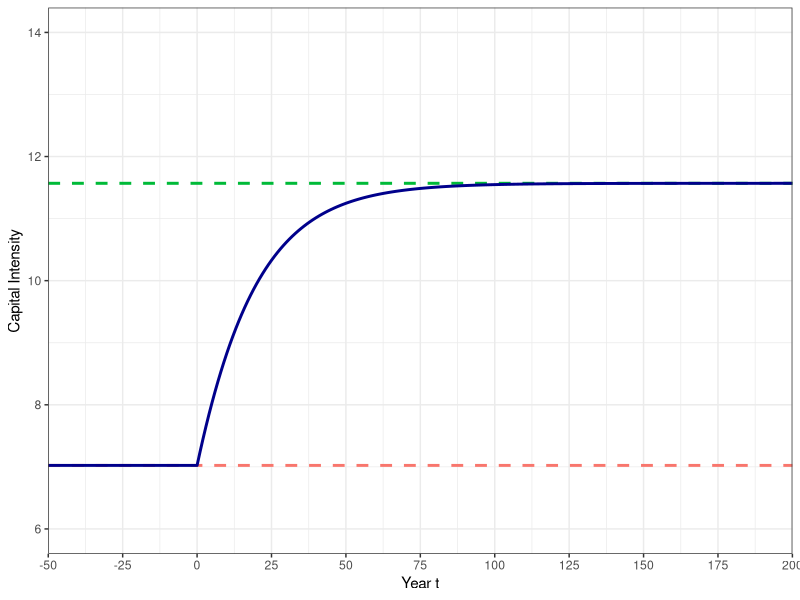
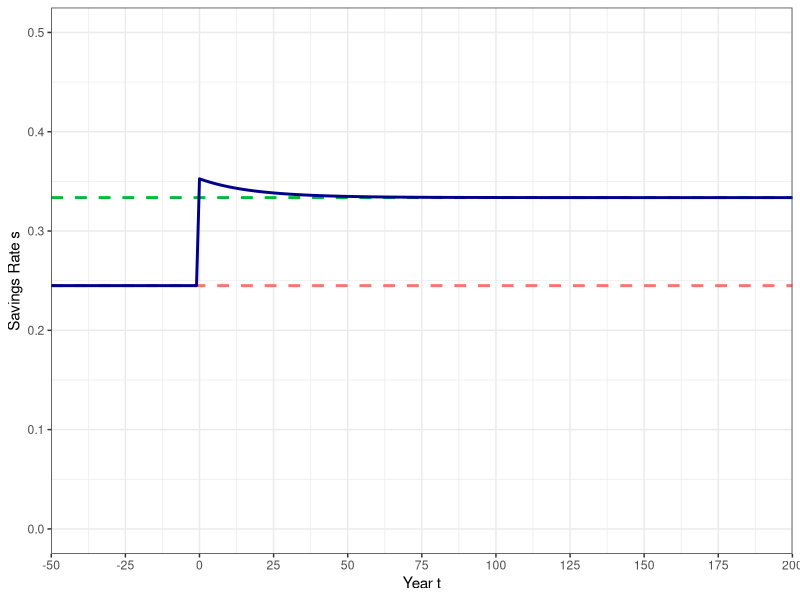
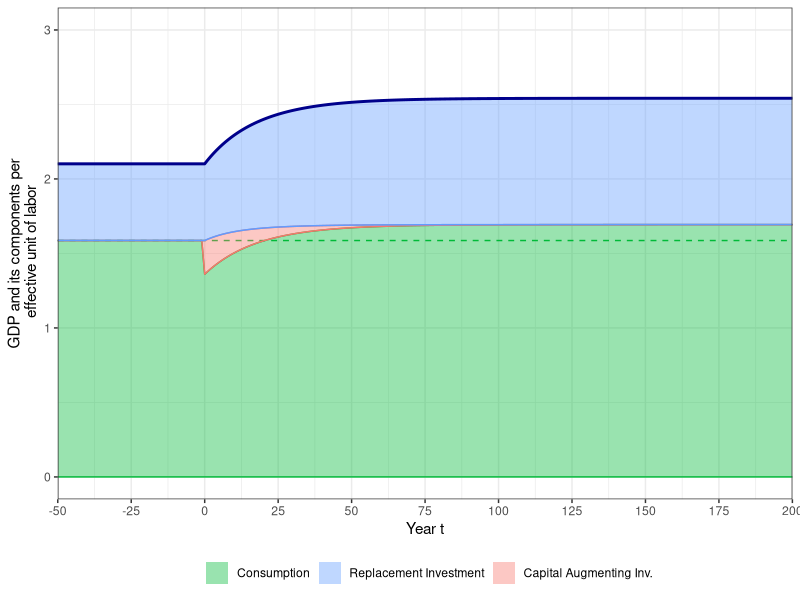
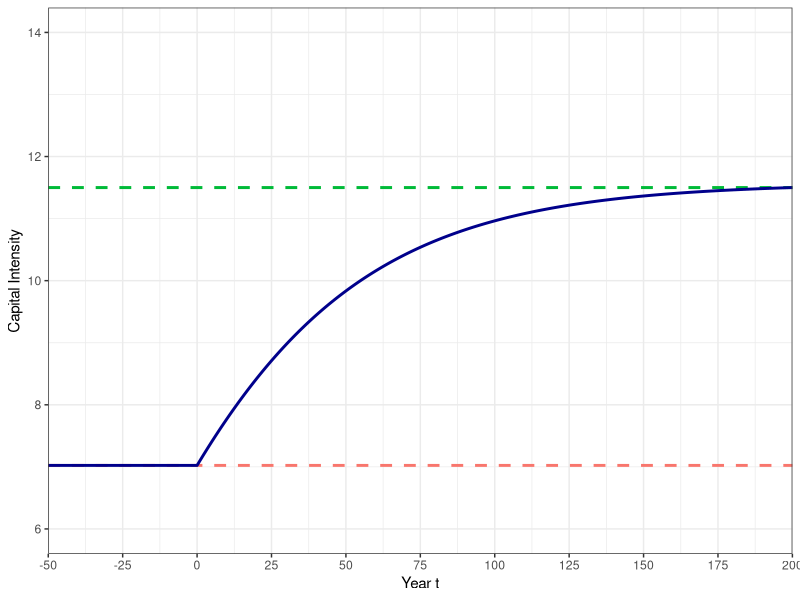
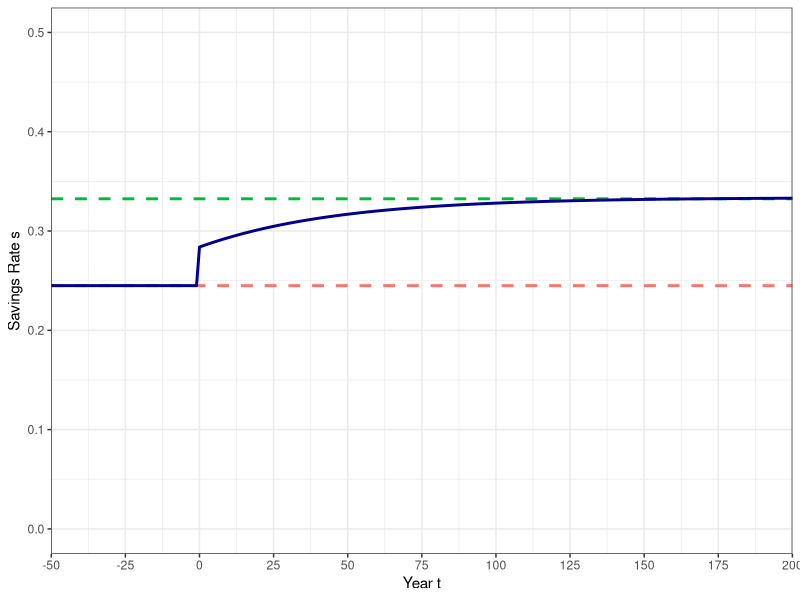
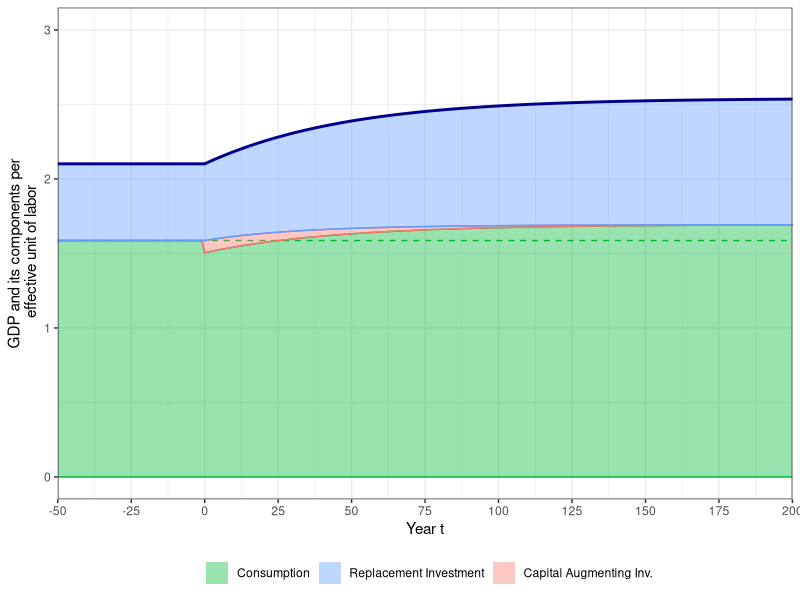

R code for these plots, in order:
## ---- chunk 1
rm(list = ls())
library(reshape2)
library(base)
library(ggplot2)
library(grid)
library(scales)
library(stringr)
library(tidyverse)

# should graphs be exported to pdf
export_pdf <- FALSE

# define some colors
mygreen <- "#00BA38"
myblue  <- "#619CFF"
myred   <- "#F8766D"
## ---- chunk 2
# data moments
lab_share = 0.381
inv_share = 0.245
gross_ret = 0.114

# parameter choice
n     <- 0.0122
h     <- 0.0169
g     <- (1+n)*(1+h)-1
alpha <- lab_share
delta <- inv_share*gross_ret/alpha - g
beta  <- (1+g)/(1 + gross_ret - delta)
gamma <- 0.5

# steady state capital intensity under old beta
k_old <- (alpha/((1+g)/beta - 1 + delta))^(1/(1-alpha))
c_old <- k_old^alpha - (g+delta)*k_old
## ---- chunk 3
solve_ramsey <- function(k0, g, alpha, delta, gamma, beta) {
  
  # set numerical parameters
  T <- 10000          # number of simulation periods
  itermax <- 1000     # maximum number of iterations
  tol <- 1e-6         # tolerance level for difference to steady state
  
  # determine steady state capital intensity and consumption
  kstar <- (alpha/((1+g)/beta - 1 + delta))^(1/(1-alpha))
  cstar <- kstar**alpha - (g+delta)*kstar
  
  # set starting interval depending on k0
  if(k0 <= kstar) {
    c_min <- 0
    c_max <- cstar
  } else {
    c_min <- cstar
    c_max <- k0^alpha + (1-delta)*k0
  }
  
  # start iteration process
  for (i in 1:itermax) {
    
    # start a capital and consumption path
    k <- k0
    c <- (c_min+c_max)/2
    
    # now simulate the economy forward
    for (t in 1:T) {
      
      # calculate difference to steady state
      epsilon <- sqrt((c[t]/cstar-1)^2 + (k[t]/kstar-1)^2)
      
      # if difference is small enough, that's it, we return
      if(epsilon < tol) {
        return(c(c[1], epsilon, i))
      }
      
      # determine next period's capital stock and consumption
      k[t+1] <- max((k[t]**alpha - c[t] + (1-delta)*k[t])/(1+g), 1e-4)
      c[t+1] <- (beta*(1 + alpha*k[t+1]^(alpha-1) - delta)/(1+g))^gamma*c[t]
      
      #  decision rule for capital
      if(k0 <= kstar & k[t+1] > kstar | k0 > kstar & c[t+1] < cstar) {
        c_min <- c[1]; break;
      }
      
      #  if consumption is too large, then initial consumption level was too small
      if(k0 <= kstar & c[t+1] > cstar | k0 > kstar & k[t+1] < kstar) {
        c_max <- c[1]; break;
      }
    }
  }
  
  # in any case, if you end up here, return c[1] and epsilon
  return(c(c[1], epsilon, i))
}
## ---- chunk 4
ramsey <- function(T0, T1, c0, k0, g, alpha, delta, gamma, beta) {
  
  # set numerical parameters
  tol <- 1e-6
  
  # determine steady state capital intensity and consumption
  kstar <- (alpha/((1+g)/beta - 1 + delta))^(1/(1-alpha))
  cstar <- kstar**alpha - (g+delta)*kstar
    
  # start a capital and consumption path
  k <- k0
  c <- 0
  
  # assume economy was in steady state prior to date 0
  k[ind(T0):ind(0)] <- k0
  c[ind(T0):ind(0)] <- k0^alpha - (g+delta)*k0
  
  # then start to simulate new economy path
  c[ind(0)] <- c0
  
  # now simulate the economy forward
  for (t in ind(0):ind(T1-1)) {
    
    # determine next period's capital stock and consumption
    k[t+1] <- max((k[t]**alpha - c[t] + (1-delta)*k[t])/(1+g), 1e-4)
    c[t+1] <- (beta*(1 + alpha*k[t+1]^(alpha-1) - delta)/(1+g))^gamma*c[t]
    
    #  move to steady state level when you are almost there
    epsilon <- sqrt((c[t+1]/cstar-1)^2 + (k[t+1]/kstar-1)^2)
    if(epsilon < tol) {
      k[(t+1):ind(T1)] = kstar
      c[(t+1):ind(T1)] = cstar
      break
    }
  }
  
  # calculate other macro statistics
  y <- k^alpha
  ir <- (g + delta)*k
  i <- y - c
  s <- i/y

  # return a data frame with macro path
  res <- data.frame(year=c(T0:T1), k, y, c, i, ir, s)
  return(res)
}

# indicator management function
ind <- function(t) {
  return(t + 1 + abs(T0))
}
## ---- chunk 5
# steady state capital intensity under old beta
k_old <- (alpha/((1+g)/beta - 1 + delta))^(1/(1-alpha))
c_old <- k_old^alpha - (g+delta)*k_old

# set new value for beta and simulation periods
beta <- 0.99
T0 <- -50
T1 <- 200

# solve transition path
res <- solve_ramsey(k_old, g, alpha, delta, gamma, beta)

# simulate the model for 250 periods
transition <- ramsey(T0, T1, res[1], k_old, g, alpha, delta, gamma, beta)
## ---- chunk 6
myplot <- ggplot(data = transition) + 
  geom_hline(yintercept=transition$k[ind(T0)], color=myred, linetype="dashed", size=1) + 
  geom_hline(yintercept=transition$k[ind(T1)], color="#00BA38", linetype="dashed", size=1) + 
  geom_line(aes(x=year, y=k), color="darkblue", size=1) +
  coord_cartesian(xlim=c(T0, T1), ylim=c(6, 14)) + 
  scale_x_continuous(breaks=seq(T0, T1, 25), expand=c(0, 0)) +
  labs(x = "Year t",
       y = "Capital Intensity") +
  theme_bw()

# print the plot
print(myplot)
## ---- chunk 7
myplot <- ggplot(data = transition) + 
  geom_hline(yintercept=(g+delta)/transition$k[ind(T0)]^(alpha-1), color=myred, linetype="dashed", size=1) + 
  geom_hline(yintercept=(g+delta)/transition$k[ind(T1)]^(alpha-1), color="#00BA38", linetype="dashed", size=1) +
  geom_line(aes(x=year, y=s), color="darkblue", size=1) +
  coord_cartesian(xlim=c(T0, T1), ylim=c(0, 0.5)) + 
  scale_x_continuous(breaks=seq(T0, T1, 25), expand=c(0, 0)) +
  labs(x = "Year t",
       y = "Savings Rate s") +
  theme_bw()

# print the plot
print(myplot)
## ---- chunk 8
myplot <- ggplot(data = transition) + 
  geom_hline(yintercept = c_old, color="#00BA38", linetype="dashed", size=0.5) + 
  geom_ribbon(aes(x=year, ymin=0, ymax=c,    fill= "1c", color="1c") , alpha=0.4) +
  geom_ribbon(aes(x=year, ymin=c, ymax=c+i-ir, fill= "3di", color="3di"), alpha=0.4) +
  geom_ribbon(aes(x=year, ymin=c+i-ir, ymax=y, fill= "2ir", color="2ir")  , alpha=0.4) +
  geom_line(aes(x=year, y=y), color="darkblue", size=1) +
  coord_cartesian(xlim=c(T0, T1), ylim=c(0, 3)) + 
  scale_x_continuous(breaks=seq(T0, T1, 25), expand=c(0, 0)) +
  labs(x = "Year t",
       y = "GDP and its components per\n effective unit of labor") +
  scale_fill_manual(breaks = c("1c", "2ir", "3di"), name = "", 
                    labels = c("Consumption", "Replacement Investment", "Capital Augmenting Inv."),
                    values = c(mygreen, myblue, myred)) +
  scale_color_manual(breaks = c("1c", "2ir", "3di"),
                     values = c(mygreen, myblue, myred)) +
  guides(colour = "none") +
  theme_bw() + 
  theme(legend.position="bottom")

# print the plot
print(myplot)
## ---- chunk 9
# set new gamma and old beta
gamma <- 0.1
beta  <- (1+g)/(1 + gross_ret - delta)

# steady state capital intensity under old beta
k_old <- (alpha/((1+g)/beta - 1 + delta))^(1/(1-alpha))
c_old <- k_old^alpha - (g+delta)*k_old

# set new value for beta and simulation periods
beta <- 0.99
T0 <- -50
T1 <- 200

# solve transition path
res <- solve_ramsey(k_old, g, alpha, delta, gamma, beta)

# simulate the model for 250 periods
transition <- ramsey(T0, T1, res[1], k_old, g, alpha, delta, gamma, beta)
## ---- chunk 10
# Plot dynamics of the capital stock
myplot <- ggplot(data = transition) + 
  geom_hline(yintercept=transition$k[ind(T0)], color=myred, linetype="dashed", size=1) + 
  geom_hline(yintercept=transition$k[ind(T1)], color="#00BA38", linetype="dashed", size=1) + 
  geom_line(aes(x=year, y=k), color="darkblue", size=1) +
  coord_cartesian(xlim=c(T0, T1), ylim=c(6, 14)) + 
  scale_x_continuous(breaks=seq(T0, T1, 25), expand=c(0, 0)) +
  labs(x = "Year t",
       y = "Capital Intensity") +
  theme_bw()

# print the plot
print(myplot)
## ---- chunk 11
# Plot dynamics of the savings rate
myplot <- ggplot(data = transition) + 
  geom_hline(yintercept=(g+delta)/transition$k[ind(T0)]^(alpha-1), color=myred, linetype="dashed", size=1) + 
  geom_hline(yintercept=(g+delta)/transition$k[ind(T1)]^(alpha-1), color="#00BA38", linetype="dashed", size=1) +
  geom_line(aes(x=year, y=s), color="darkblue", size=1) +
  coord_cartesian(xlim=c(T0, T1), ylim=c(0, 0.5)) + 
  scale_x_continuous(breaks=seq(T0, T1, 25), expand=c(0, 0)) +
  labs(x = "Year t",
       y = "Savings Rate s") +
  theme_bw()

# print the plot
print(myplot)
## ---- chunk 12
# Plot GDP and its components
myplot <- ggplot(data = transition) + 
  geom_hline(yintercept = c_old, color="#00BA38", linetype="dashed", size=0.5) + 
  geom_ribbon(aes(x=year, ymin=0, ymax=c,    fill= "1c", color="1c") , alpha=0.4) +
  geom_ribbon(aes(x=year, ymin=c, ymax=c+i-ir, fill= "3di", color="3di"), alpha=0.4) +
  geom_ribbon(aes(x=year, ymin=c+i-ir, ymax=y, fill= "2ir", color="2ir")  , alpha=0.4) +
  geom_line(aes(x=year, y=y), color="darkblue", size=1) +
  coord_cartesian(xlim=c(T0, T1), ylim=c(0, 3)) + 
  scale_x_continuous(breaks=seq(T0, T1, 25), expand=c(0, 0)) +
  labs(x = "Year t",
       y = "GDP and its components per\n effective unit of labor") +
  scale_fill_manual(breaks = c("1c", "2ir", "3di"), name = "", 
                    labels = c("Consumption", "Replacement Investment", "Capital Augmenting Inv."),
                    values = c(mygreen, myblue, myred)) +
  scale_color_manual(breaks = c("1c", "2ir", "3di"),
                     values = c(mygreen, myblue, myred)) +
  guides(colour = "none") +
  theme_bw() + 
  theme(legend.position="bottom")

# print the plot
print(myplot)
